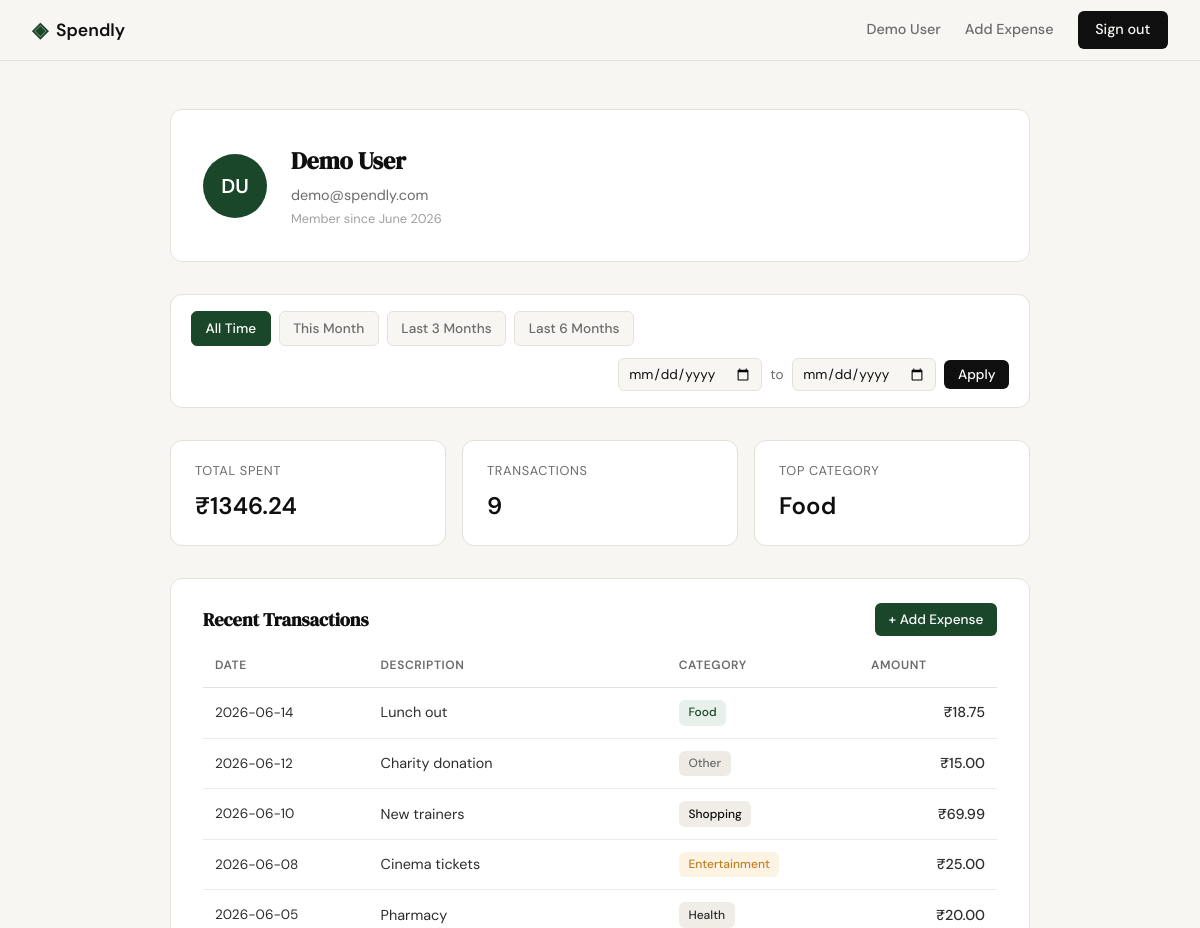
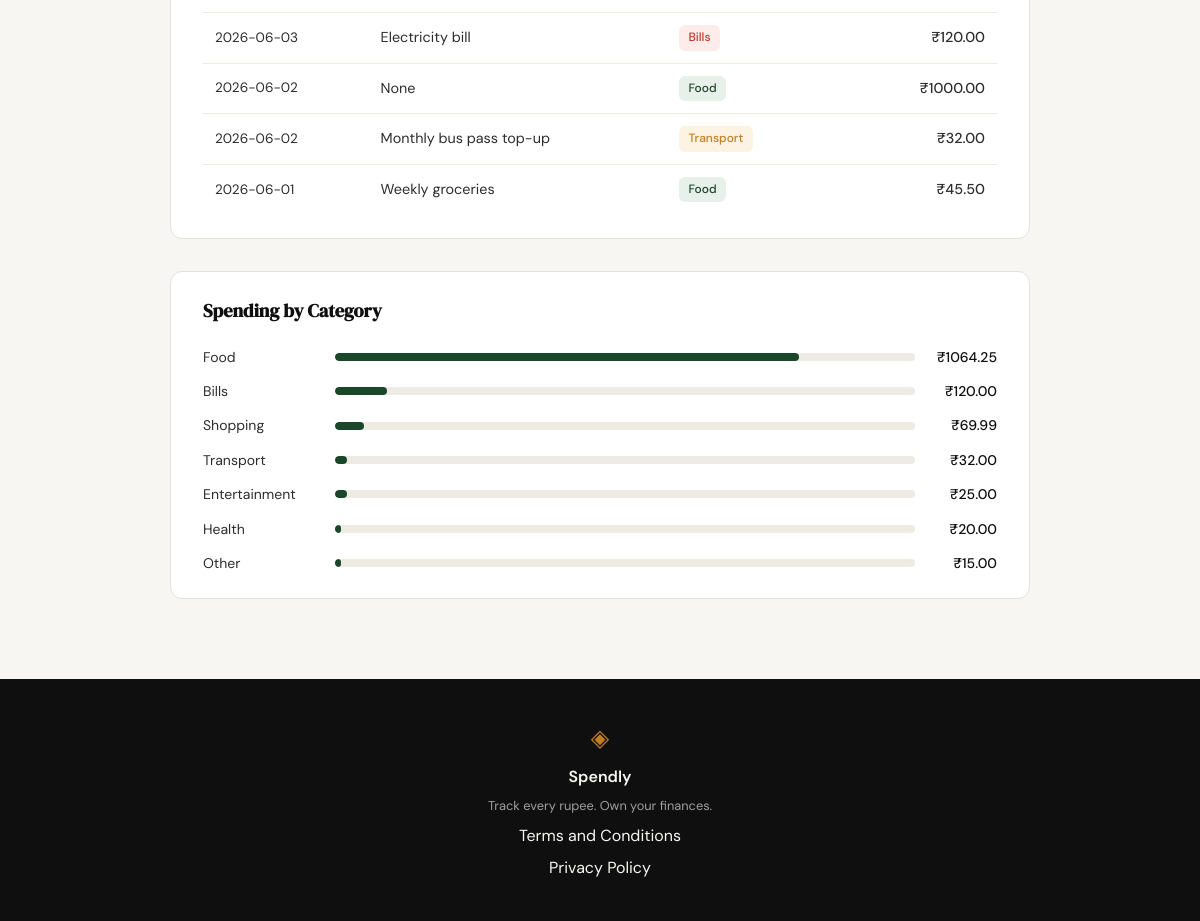
Screenshot of /profile (signed in) with the database file from the repository (2 pictures, top to bottom).
### tables this page shows
CREATE TABLE users (
            id           INTEGER PRIMARY KEY AUTOINCREMENT,
            name         TEXT    NOT NULL,
            email        TEXT    UNIQUE NOT NULL,
            password_hash TEXT   NOT NULL,
            created_at   TEXT    DEFAULT (datetime('now'))
        );

CREATE TABLE expenses (
            id          INTEGER PRIMARY KEY AUTOINCREMENT,
            user_id     INTEGER NOT NULL REFERENCES users(id),
            amount      REAL    NOT NULL,
            category    TEXT    NOT NULL,
            date        TEXT    NOT NULL,
            description TEXT,
            created_at  TEXT    DEFAULT (datetime('now'))
        );

### app.py (the view, shortened to what this page needs)
@app.route("/profile")
def profile():
    if not session.get("user_id"):
        return redirect(url_for("login"))
    def parse_date(key):
        val = request.args.get(key, "").strip()
        try:
            return datetime.strptime(val, "%Y-%m-%d").date() if val else None
        except ValueError:
            return None
    date_from = parse_date("date_from")
    date_to   = parse_date("date_to")
    if date_from and date_to and date_from > date_to:
        flash("Start date must be before end date.", "error")
        date_from = date_to = None
    df_str = date_from.isoformat() if date_from else None
    dt_str = date_to.isoformat()   if date_to   else None
    today = date.today()
    def first_of_month_n_ago(n):
        m = today.month - n
        y = today.year + m // 12 - (1 if m % 12 == 0 and m < 0 else 0)
        m = m % 12 or 12
        return date(y, m, 1)
    preset_ranges = [
        {"label": "This Month",    "slug": "this_month",
         "date_from": date(today.year, today.month, 1).isoformat(), "date_to": today.isoformat()},
        {"label": "Last 3 Months", "slug": "last_3_months",
         "date_from": first_of_month_n_ago(3).isoformat(), "date_to": today.isoformat()},
        {"label": "Last 6 Months", "slug": "last_6_months",
         "date_from": first_of_month_n_ago(6).isoformat(), "date_to": today.isoformat()},
    ]
    active_preset = "all_time"
    user_id      = session["user_id"]
    user_row     = get_user_by_id(user_id)
    stats        = get_summary_stats(user_id, df_str, dt_str)
    transactions = get_recent_transactions(user_id, date_from=df_str, date_to=dt_str)
    categories   = get_category_breakdown(user_id, df_str, dt_str)
    parts    = user_row["name"].split()
    initials = (parts[0][0] + (parts[-1][0] if len(parts) > 1 else "")).upper()
    user     = {**user_row, "initials": initials}
    return render_template(
        "profile.html",
        user=user, stats=stats, transactions=transactions, categories=categories,
        date_from=df_str, date_to=dt_str,
        preset_ranges=preset_ranges, active_preset=active_preset,
    )

### database/db.py (called while the page is built)
def get_db():
    conn = sqlite3.connect(DB_PATH)
    conn.row_factory = sqlite3.Row
    conn.execute("PRAGMA foreign_keys = ON")
    return conn

### database/queries.py (called while the page is built)
def _date_clause(date_from, date_to):
    if date_from and date_to:
        return " AND date BETWEEN ? AND ?", [date_from, date_to]
    return "", []

def get_user_by_id(user_id):
    conn = get_db()
    row = conn.execute("SELECT * FROM users WHERE id = ?", (user_id,)).fetchone()
    conn.close()
    if row is None:
        return None
    dt = datetime.strptime(row["created_at"][:10], "%Y-%m-%d")
    return {
        "name": row["name"],
        "email": row["email"],
        "member_since": dt.strftime("%B %Y"),
    }

def get_summary_stats(user_id, date_from=None, date_to=None):
    clause, extra = _date_clause(date_from, date_to)
    conn = get_db()
    row = conn.execute(
        "SELECT COALESCE(SUM(amount), 0) AS total, COUNT(*) AS cnt "
        "FROM expenses WHERE user_id = ?" + clause,
        [user_id] + extra,
    ).fetchone()
    top = conn.execute(
        "SELECT category FROM expenses WHERE user_id = ?" + clause +
        " GROUP BY category ORDER BY SUM(amount) DESC LIMIT 1",
        [user_id] + extra,
    ).fetchone()
    conn.close()
    return {
        "total_spent": round(row["total"], 2),
        "transaction_count": row["cnt"],
        "top_category": top["category"] if top else "—",
    }

def get_recent_transactions(user_id, limit=10, date_from=None, date_to=None):
    clause, extra = _date_clause(date_from, date_to)
    conn = get_db()
    rows = conn.execute(
        "SELECT date, description, category, amount FROM expenses "
        "WHERE user_id = ?" + clause + " ORDER BY date DESC, id DESC LIMIT ?",
        [user_id] + extra + [limit],
    ).fetchall()
    conn.close()
    return [
        {"date": r["date"], "description": r["description"],
         "category": r["category"], "amount": r["amount"]}
        for r in rows
    ]

### templates/profile.html (shortened to what this page needs)
{% extends "base.html" %}
{% block content %}
<section class="profile-section">
    <div class="profile-inner">
        <div class="profile-card">
            <div class="avatar">{{ user.initials }}</div>
            <div class="profile-info">
                <h1 class="profile-name">{{ user.name }}</h1>
                <p class="profile-email">{{ user.email }}</p>
                <p class="profile-since">Member since {{ user.member_since }}</p>
            </div>
        </div>
        <div class="filter-bar">
            <div class="preset-btns">
                <a href="{{ url_for('profile') }}"
                   class="preset-btn{% if active_preset == 'all_time' %} active{% endif %}">All Time</a>
                {% for p in preset_ranges %}
                <a href="{{ url_for('profile', date_from=p.date_from, date_to=p.date_to) }}"
                   class="preset-btn{% if active_preset == p.slug %} active{% endif %}">{{ p.label }}</a>
                {% endfor %}
            </div>
            <form method="GET" action="{{ url_for('profile') }}" class="date-range-form">
                <input type="date" name="date_from" value="{{ date_from or '' }}" class="date-input" title="Start date">
                <span class="date-sep">to</span>
                <input type="date" name="date_to"   value="{{ date_to   or '' }}" class="date-input" title="End date">
                <button type="submit" class="btn-apply">Apply</button>
            </form>
        </div>
        <div class="stats-row">
            <div class="stat-card">
                <span class="stat-label">Total Spent</span>
                <span class="stat-value">&#8377;{{ "%.2f"|format(stats.total_spent) }}</span>
            </div>
            <div class="stat-card">
                <span class="stat-label">Transactions</span>
                <span class="stat-value">{{ stats.transaction_count }}</span>
            </div>
            <div class="stat-card">
                <span class="stat-label">Top Category</span>
                <span class="stat-value">{{ stats.top_category }}</span>
            </div>
        </div>
        <div class="profile-block">
            <div class="block-title-row">
                <h2 class="block-title">Recent Transactions</h2>
                <a href="{{ url_for('add_expense') }}" class="btn-add-expense">+ Add Expense</a>
            </div>
            <table class="transactions-table">
                <thead>
                    <tr>
                        <th>Date</th>
                        <th>Description</th>
                        <th>Category</th>
                        <th class="amount-col">Amount</th>
                    </tr>
                </thead>
                <tbody>
                    {% for t in transactions %}
                    <tr>
                        <td class="date-col">{{ t.date }}</td>
                        <td>{{ t.description }}</td>
                        <td><span class="badge badge-{{ t.category | lower }}">{{ t.category }}</span></td>
                        <td class="amount-col">&#8377;{{ "%.2f"|format(t.amount) }}</td>
                    </tr>
                    {% endfor %}
                </tbody>
            </table>
        </div>
        <div class="profile-block">
            <h2 class="block-title">Spending by Category</h2>
            <div class="category-breakdown">
                {% for c in categories %}
                <div class="category-row">
                    <span class="category-name">{{ c.name }}</span>
                    <div class="progress-bar" style="--pct: {{ c.pct }}%">
                        <div class="progress-fill"></div>
                    </div>
                    <span class="category-total">&#8377;{{ "%.2f"|format(c.amount) }}</span>
                </div>
                {% endfor %}
            </div>
        </div>
    </div>
</section>
{% endblock %}

### templates/base.html (shortened to what this page needs)
<!DOCTYPE html>
<html lang="en">
<head>
    <link rel="stylesheet" href="{{ url_for('static', filename='css/style.css') }}">
</head>
<body>
    <nav class="navbar">
        <div class="nav-inner">
            <a href="{{ url_for('landing') }}" class="nav-brand">
                <span class="brand-icon">◈</span>
                <span class="brand-name">Spendly</span>
            </a>
            <div class="nav-links">
                {% if session.get("user_id") %}
                    <a href="{{ url_for('profile') }}">{{ session.get("user_name", "Account") }}</a>
                    <a href="{{ url_for('add_expense') }}">Add Expense</a>
                    <a href="{{ url_for('logout') }}" class="nav-cta">Sign out</a>
                {% else %}
                    <a href="{{ url_for('login') }}">Sign in</a>
                    <a href="{{ url_for('register') }}" class="nav-cta">Get started</a>
                {% endif %}
            </div>
        </div>
    </nav>
    <main class="main-content">
        {% block content %}{% endblock %}
    </main>
    <footer class="footer">
        <div class="footer-inner">
            <span class="brand-icon">◈</span>
            <span class="footer-name">Spendly</span>
            <p class="footer-copy">Track every rupee. Own your finances.</p>
            <a href="/terms">Terms and Conditions</a>
            <a href="/privacy">Privacy Policy</a>
        </div>
    </footer>
</body>
</html>

### rows the page displays
users: get "Demo User", name "Demo User", email "demo@spendly.com"
expenses: date "2026-06-14", description "Lunch out", category "Food", amount "18.75"
expenses: date "2026-06-12", description "Charity donation", category "Other", amount "15.00", name "Other", {{ c.pct }} 1 (drawn)
expenses: date "2026-06-10", description "New trainers", category "Shopping", amount "69.99", name "Shopping", {{ c.pct }} 5 (drawn)
expenses: date "2026-06-08", description "Cinema tickets", category "Entertainment", amount "25.00", name "Entertainment", {{ c.pct }} 2 (drawn)
expenses: date "2026-06-05", description "Pharmacy", category "Health", amount "20.00", name "Health", {{ c.pct }} 1 (drawn)
expenses: date "2026-06-03", description "Electricity bill", category "Bills", amount "120.00", name "Bills", {{ c.pct }} 9 (drawn)
expenses: date "2026-06-02", description "None", category "Food", amount "1000.00"
expenses: date "2026-06-02", description "Monthly bus pass top-up", category "Transport", amount "32.00", name "Transport", {{ c.pct }} 2 (drawn)
expenses: date "2026-06-01", description "Weekly groceries", category "Food", amount "45.50"

### other values shown
{{ user.initials }} "DU"
{{ user.member_since }} "June 2026"
{{ p.label }} "This Month" "Last 3 Months" "Last 6 Months"
{{ "%.2f"|format(stats.total_spent) }} "1346.24"
{{ stats.transaction_count }} "9"
{{ stats.top_category }} "Food"
{{ c.name }} "Food"
{{ "%.2f"|format(c.amount) }} "1064.25"
